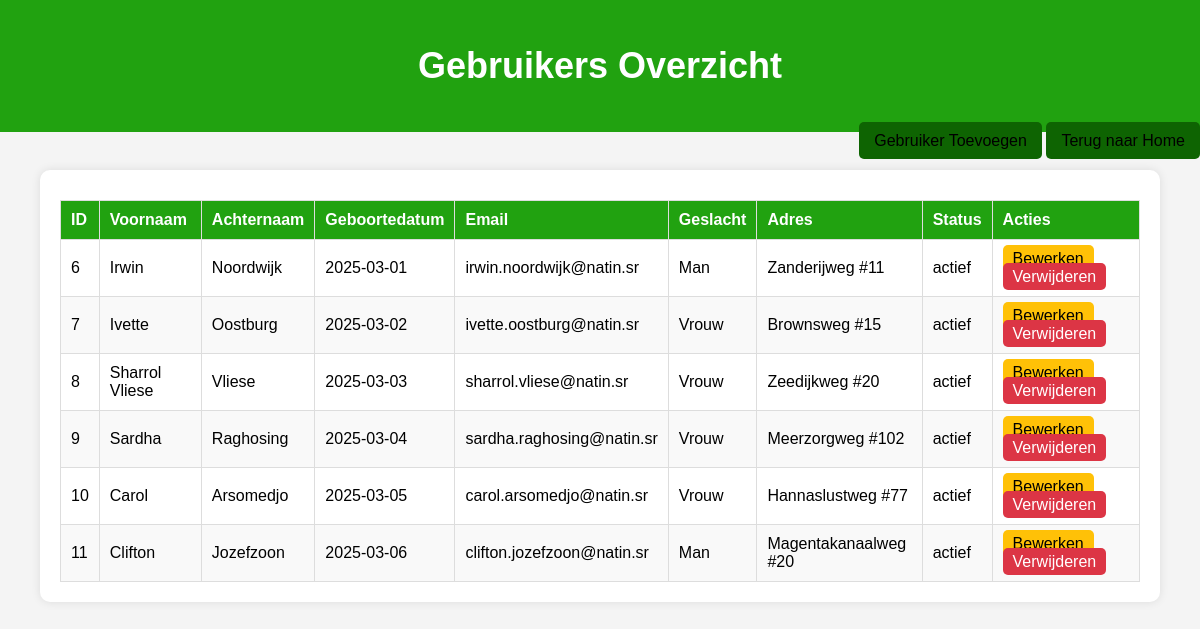
Page /gebruiker.php on the committed database.
### tables this page shows
CREATE TABLE `personen` (
  `person_id` int NOT NULL,
  `rol_id` int DEFAULT NULL,
  `voornaam` varchar(50) NOT NULL,
  `achternaam` varchar(50) NOT NULL,
  `geboortedatum` date DEFAULT NULL,
  `email` varchar(100) DEFAULT NULL,
  `telefoon` varchar(20) DEFAULT NULL,
  `adres` text,
  `geslacht` varchar(20) DEFAULT NULL,
  `status` enum('actief','inactief') DEFAULT NULL,
  `wachtwoord` varchar(255) NOT NULL,
  `reset_token` varchar(255) DEFAULT NULL
);

### gebruiker.php (the view, shortened to what this page needs)
<?php
$servername = "localhost";
$username = "root";
$password = "";
$dbname = "wit";
$conn = new mysqli($servername, $username, $password, $dbname);
$sql = "SELECT person_id, voornaam, achternaam, geboortedatum, email, geslacht, adres, status FROM Personen";
$result = $conn->query($sql);
?>
<!DOCTYPE html>
<html lang="nl">
<head>
    <link rel="stylesheet" href="assests/css/student.css">
</head>
<body>
    <div class="container">
        <div class="header">
            <h2>Gebruikers Overzicht</h2>
        </div>
        <div class="add-user-container">
            <a href="gebruiker.creat.php" class="add-user-btn">Gebruiker Toevoegen</a>
            <a href="admin.php" class="add-user-btn">Terug naar Home</a>
        </div>
        <div class="main-content">
            <div class="container-wrapper">
                <div class="table-container">
                    <table id="personenTable">
                        <thead>
                            <tr>
                                <th>ID</th>
                                <th>Voornaam</th>
                                <th>Achternaam</th>
                                <th>Geboortedatum</th>
                                <th>Email</th>
                                <th>Geslacht</th>
                                <th>Adres</th>
                                <th>Status</th>
                                <th>Acties</th>
                            </tr>
                        </thead>
                        <tbody>
                            <?php
                            if ($result->num_rows > 0) {
                                while($row = $result->fetch_assoc()) {
                                    echo "<tr>";
                                    echo "<td>" . $row['person_id'] . "</td>";
                                    echo "<td>" . $row['voornaam'] . "</td>";
                                    echo "<td>" . $row['achternaam'] . "</td>";
                                    echo "<td>" . $row['geboortedatum'] . "</td>";
                                    echo "<td>" . $row['email'] . "</td>";
                                    echo "<td>" . $row['geslacht'] . "</td>";
                                    echo "<td>" . $row['adres'] . "</td>";
                                    echo "<td>" . $row['status'] . "</td>";
                                    echo "<td>
                                            <a href='gebruiker.update.php?id=" . $row['person_id'] . "' class='edit-btn'>Bewerken</a>
                                            <a href='#' onclick='confirmDelete(" . $row['person_id'] . ")' class='delete-btn'>Verwijderen</a>
                                          </td>";
                                    echo "</tr>";
                                }
                            } else {
                                echo "<tr><td colspan='9'>Geen gebruikers gevonden</td></tr>";
                            }
                            ?>
                        </tbody>
                    </table>
                </div>
            </div>
        </div>
    </div>
</body>
</html>

### assests/css/student.css (style rules this page uses)
body { font-family: Arial, sans-serif; background-color: #f4f4f4; margin: 0; padding: 0; }
.header { background-color: hsl(113, 82%, 35%); color: white; text-align: center; padding: 15px; font-size: 24px; font-weight: bold; }
.main-content { width: 90%; margin: 20px auto; background: white; padding: 20px; border-radius: 10px; box-shadow: 0 0 10px rgba(0, 0, 0, 0.1); }
.add-user-container { text-align: right; margin-bottom: 20px; }
.add-user-btn { background-color: #0e6402; color: black; padding: 10px 15px; text-decoration: none; border-radius: 5px; transition: background 0.3s; }
.table-container { overflow-x: auto; }
table { width: 100%; border-collapse: collapse; margin-top: 10px; }
table, th, td { border: 1px solid #ddd; }
th, td { padding: 10px; text-align: left; }
th { background-color: hsl(113, 82%, 35%); color: white; }
tr:nth-child(even) { background-color: #f9f9f9; }
.edit-btn, .delete-btn { padding: 5px 10px; text-decoration: none; border-radius: 5px; margin-right: 5px; }
.edit-btn { background-color: #ffc107; color: black; }
.delete-btn { background-color: #dc3545; color: white; }

### rows in the picture
personen: person_id "6", voornaam "Irwin", achternaam "Noordwijk", geboortedatum "2025-03-01", email "irwin.noordwijk@natin.sr", geslacht "Man", adres "Zanderijweg #11", status "actief"
personen: person_id "7", voornaam "Ivette", achternaam "Oostburg", geboortedatum "2025-03-02", email "ivette.oostburg@natin.sr", geslacht "Vrouw", adres "Brownsweg #15", status "actief"
personen: person_id "8", voornaam "Sharrol Vliese", achternaam "Vliese", geboortedatum "2025-03-03", email "sharrol.vliese@natin.sr", geslacht "Vrouw", adres "Zeedijkweg #20", status "actief"
personen: person_id "9", voornaam "Sardha", achternaam "Raghosing", geboortedatum "2025-03-04", email "sardha.raghosing@natin.sr", geslacht "Vrouw", adres "Meerzorgweg #102", status "actief"
personen: person_id "10", voornaam "Carol", achternaam "Arsomedjo", geboortedatum "2025-03-05", email "carol.arsomedjo@natin.sr", geslacht "Vrouw", adres "Hannaslustweg #77", status "actief"
personen: person_id "11", voornaam "Clifton", achternaam "Jozefzoon", geboortedatum "2025-03-06", email "clifton.jozefzoon@natin.sr", geslacht "Man", adres "Magentakanaalweg #20", status "actief"
